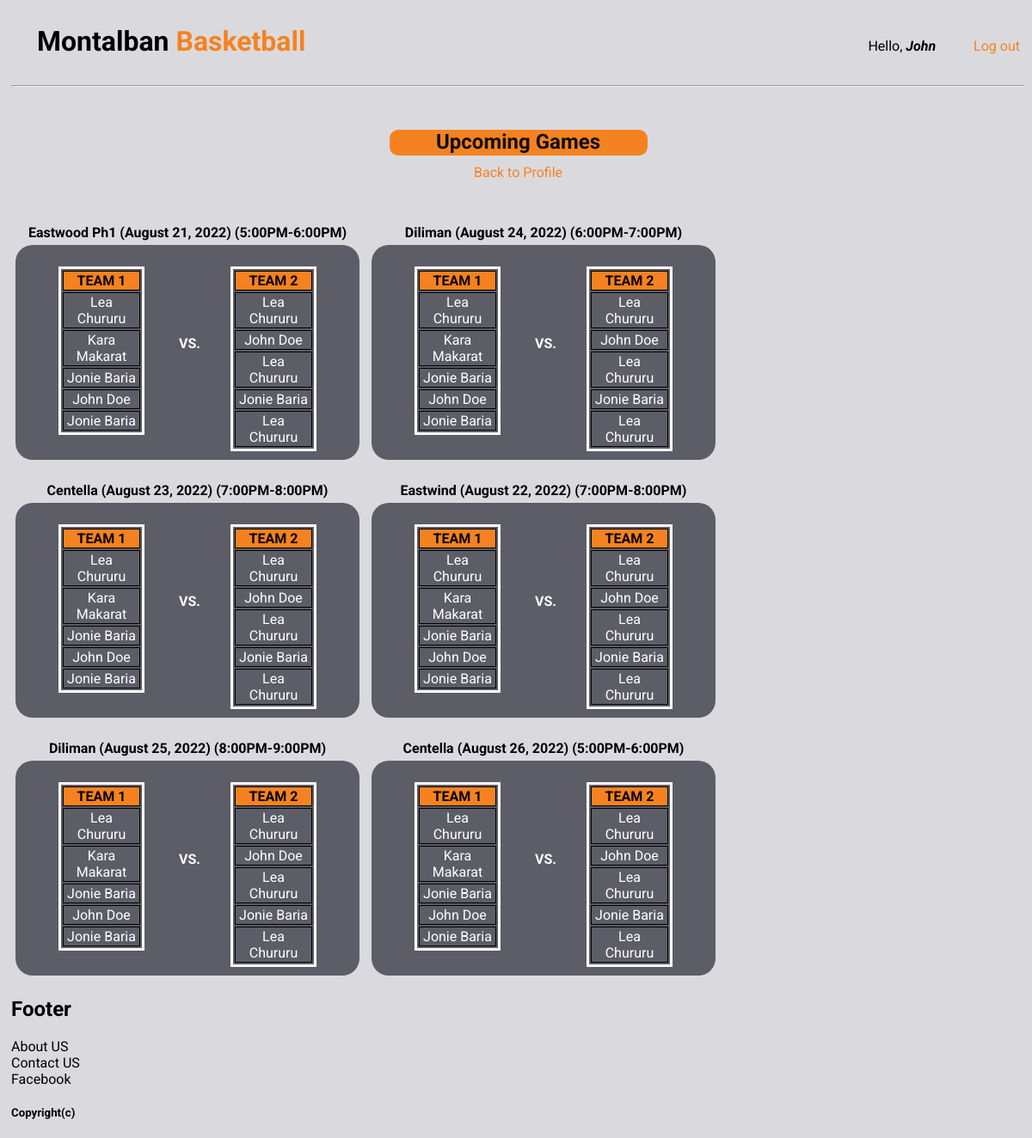
/matchups/ (signed in), run on the app's committed database.
### gametime/models.py (models this page shows)
class Schedule(models.Model):
	COURTS = (
		('Eastwood Ph1', 'Eastwood Ph1'),
		('Eastwood Ph2', 'Eastwood Ph2'),
		('Diliman', 'Diliman'),
		('Eastwind', 'Eastwind'),
		('Centella', 'Centella'),
		)
	TIME = (
		('5:00PM-6:00PM', '5:00PM-6:00PM'),
		('6:00PM-7:00PM', '6:00PM-7:00PM'),
		('7:00PM-8:00PM', '7:00PM-8:00PM'),
		('8:00PM-9:00PM', '8:00PM-9:00PM'),
		)
	court = models.CharField(max_length=200, null=True,blank=True, choices=COURTS)
	schedule = models.CharField(max_length=200, null=True, blank=True, choices=TIME)
	statman = models.CharField(max_length=200, blank=True, null=True)
	price = models.FloatField(null=True, blank=True,)
	date = models.CharField(max_length=200, blank=True, null=True)
	def __str__(self):
		return f"{self.court} ({self.date}) ({self.schedule}) "

class Booking(models.Model):
	STATUS = (
		('waiting for players...', 'waiting for players...'),
		('Complete Players', 'Complete Players'),
		('Rescheduled', 'Rescheduled'),
		('Now Playing', 'Now Playing'),
		('Game Ended', 'Game Ended'),
		)
	player = models.ForeignKey(Player, null=True, blank=True, on_delete= models.SET_NULL)
	schedule = models.ForeignKey(Schedule, null=True,blank=True, on_delete= models.SET_NULL)
	date_booked = models.DateTimeField(auto_now_add=True, blank=True)
	status= models.CharField(max_length=200, null=True, blank=True, choices=STATUS)
	payment = models.ForeignKey(Tag, null=True, blank=True, on_delete= models.SET_NULL)
	def __str__(self):
 		return str(self.player)

class Player(models.Model):
	user = models.OneToOneField(User, null=True, on_delete=models.CASCADE)
	name = models.CharField(max_length=200, null=True, blank=True)
	age = models.CharField(max_length=200, null=True, blank=True)
	profile_pic = models.ImageField(null=True, blank=True)
	height = models.CharField(max_length=200, null=True, blank=True)
	phone = models.CharField(max_length=200, null=True, blank=True)
	email = models.CharField(max_length=200, null=True, blank=True)
	def __str__(self):
		return str(self.name)

### gametime/views.py (the view)
# urls.py: path('matchups/', views.matchups, name='matchups'),
def matchups(request):
    schedules =  Schedule.objects.all()
    all_scheds=[]
    for cutie in range(len(schedules)):
        all_scheds.append(schedules[cutie])
    my_dict = dict()
    for index,value in enumerate(all_scheds):
        my_dict[index] = value.booking_set.all()
    myfinal_list=[]
    for sched in range(len(my_dict)):
        myfinal_list.append(my_dict.get(sched))
    print(myfinal_list)
    cencourt1=Booking.objects.filter(schedule__court='Centella').filter(schedule__date='August 23, 2022').filter(schedule__schedule='7:00PM-8:00PM')
    cenTeam1=cencourt1[0:5]
    cenTeam2=cencourt1[6:11]
    centtitle=cencourt1.first()
    cencourt2=Booking.objects.filter(schedule__court='Centella').filter(schedule__date='August 26, 2022').filter(schedule__schedule='5:00PM-6:00PM')
    cen2Team1=cencourt2[0:5]
    cen2Team2=cencourt2[6:11]
    cent2title=cencourt2.first()
    ephOneCourt1=Booking.objects.filter(schedule__court='Eastwood Ph1').filter(schedule__date='August 21, 2022').filter(schedule__schedule='5:00PM-6:00PM')
    ephOneTeam1=ephOneCourt1[0:5]
    ephOneTeam2=ephOneCourt1[6:11]
    ephOnetitle=ephOneCourt1.first()
    DilCourt1=Booking.objects.filter(schedule__court='Diliman').filter(schedule__date='August 24, 2022').filter(schedule__schedule='6:00PM-7:00PM')
    DilTeam1=DilCourt1[0:5]
    DilTeam2=DilCourt1[6:11]
    Diltitle=DilCourt1.first()
    DilCourt2=Booking.objects.filter(schedule__court='Diliman').filter(schedule__date='August 25, 2022').filter(schedule__schedule='8:00PM-9:00PM')
    Dil2Team1=DilCourt2[0:5]
    Dil2Team2=DilCourt2[6:11]
    Dil2title=DilCourt2.first()
    ewdCourt1=Booking.objects.filter(schedule__court='Eastwind').filter(schedule__date='August 22, 2022').filter(schedule__schedule='7:00PM-8:00PM')
    ewdTeam1=ewdCourt1[0:5]
    ewdTeam2=ewdCourt1[6:11]
    ewdtitle=ewdCourt1.first()
    context = {'cencourt1':cencourt1,
               'cenTeam1':cenTeam1,
               'cenTeam2':cenTeam2,
               'centtitle':centtitle,
               'cencourt2':cencourt2,
               'cen2Team1':cen2Team1,
               'cen2Team2':cen2Team2,
               'cent2title':cent2title,
               'ephOneCourt1':ephOneCourt1,
               'ephOneTeam1':ephOneTeam1,
               'ephOneTeam2':ephOneTeam2,
               'ephOnetitle':ephOnetitle,
               'DilCourt1':DilCourt1,
               'DilTeam1':DilTeam1,
               'DilTeam2':DilTeam2,
               'Diltitle':Diltitle,
               'DilCourt2':DilCourt2,
               'Dil2Team1':Dil2Team1,
               'Dil2Team2':Dil2Team2,
               'Dil2title':Dil2title,
               'ewdCourt1':ewdCourt1,
               'ewdTeam1':ewdTeam1,
               'ewdTeam2':ewdTeam2,
               'ewdtitle':ewdtitle,
               'myfinal_list': myfinal_list,
               'all_scheds': all_scheds}
    return render(request,'gametime/matchups.html', context)

### gametime/templates/gametime/matchups.html
 {% extends 'gametime/main.html' %}
 {% block content %}
<div align="center"><p style="font-family: Roboto; background-color: #f58220; width: 300px;height: 30px; font-size: x-large; font-weight: bolder; border-radius: 10px; color: #0f0d0f; margin-top: 50px;">Upcoming Games</p>
<p align="center" style="margin-top: 10px; margin-bottom:30px"><a style="font-family: Roboto; color: #f58220; margin-top: 10px; text-decoration: none;" href="{% url 'PlayerProf' %}" > Back to Profile</a></p>
</div>
<div style="font-family: Roboto; display: inline-block;">
    {% for one in all_scheds %}
        <div style="
            width: 410px;
            height: 300px;
            display:inline-block;
            justify-content: center;
            justify-items: center;
            align-items: center;
            align: center;"
                >
            <h4 style="margin-bottom: 5px"align="center">{{one}}</h4>
            <div style="
               display: inline-block;
               height: 250px;
               width: 400px;
               background-color: #5d5d67;
               border-radius: 20px;
               justify-content: center;
               justify-items: center;
               align-items: center;
               align: center;
               margin-top: 0px;
                ">
                    <div style="
                    display: grid;
                    grid-template-columns: 100px 100px 100px;
                    height: 120px;
                    vertical-align: top;
                    justify-content: center;
                    padding-top: 20px;
                    margin-top: 5px;
                    color: white;">
                    <div style="
                display:inline-block; vertical-align: top;
                "
                >
                    <table align="center" style="border: solid;">
                        <tr>
                            <th style="background-color: #f58220; color: black;">TEAM 1</th>
                        </tr>
                        {% for one in cenTeam1 %}
                        <tr>
                            <td>{{one}}</td>
                        </tr>
                        {% endfor %}
                    </table>
                    </div>
                <div style="display: inline-block;
                vertical-align: middle;
                height: 100px;
                margin-top: 30px;
                margin-bottom: 30px;
                margin-left: 40px;
                justify-content: center;
                align-items: center;
                padding-top: 50px;
                ">
                    <p style="font-size: medium;
                    font-weight: bold;
                    ">VS.</p>
                </div>
                 <div style="
                display:inline-block;
                vertical-align: top;">
                    <table align="center"  style="border: solid;">
                        <tr>
                            <th style="background-color: #f58220; color: black;">TEAM 2</th>
                        </tr>
                        {% for two in cenTeam2 %}
                        <tr>
                            <td>{{two}}</td>
                        </tr>
                        {% endfor %}
                    </table>
                </div>
                </div>
            </div>
        </div>
        {% endfor %}
</div>
 {% endblock %}

### gametime/templates/gametime/main.html (shortened to what this page needs)
<!DOCTYPE html>
<html>
<head>
</head>
<body style="background-color:#dadade; padding-left: 5px;">
<div style="margin-bottom:10px">
	<div style="display:inline-block;"><h1 style="display: inline-block;margin-right: 650px; margin-left: 30px; font-family: Roboto;">Montalban <span style="color:#f58220;">Basketball</span></h1>
	</div>
	<div align="center" style="display: inline-block;font-family: roboto;">Hello, <b><i>{{request.user}}</i></b>
	<p style="display: inline-block; "><span style="margin-left: 40px; color:#f58220; font-family: roboto"><a style="color: #f58220; text-decoration: none;" href="{% url 'logout' %}">Log out</a></span></p>
	</div>
</div>
<hr>
	{%block content%}
	{% endblock %}
	<div style="font-family: roboto"><h2>Footer</h2>
	<p>About US</p>
	<p>Contact US</p>
	<p>Facebook</p>
	<h5>Copyright(c)</h5></div>
</body>
</html>

### gametime/templates/gametime/main.html (style rules this page uses)
table, th, td { border: 1px solid black; text-align: center; }
p { margin: 0; }

### data on the page
Schedule: court+date+schedule "Eastwood Ph1 (August 21, 2022) (5:00PM-6:00PM)"
Booking: player.name "Lea Chururu"
Booking: player.name "Kara Makarat"
Booking: player.name "Jonie Baria"
Booking: player.name "John Doe"
Booking: player.name "Jonie Baria"
Booking: player.name "Lea Chururu"
Booking: player.name "John Doe"
Booking: player.name "Lea Chururu"
Booking: player.name "Jonie Baria"
Booking: player.name "Lea Chururu"
Schedule: court+date+schedule "Diliman (August 24, 2022) (6:00PM-7:00PM)"
Schedule: court+date+schedule "Centella (August 23, 2022) (7:00PM-8:00PM)"
Schedule: court+date+schedule "Eastwind (August 22, 2022) (7:00PM-8:00PM)"
Schedule: court+date+schedule "Diliman (August 25, 2022) (8:00PM-9:00PM)"
Schedule: court+date+schedule "Centella (August 26, 2022) (5:00PM-6:00PM)"

### other printed values
{{ request.user }} "John"
